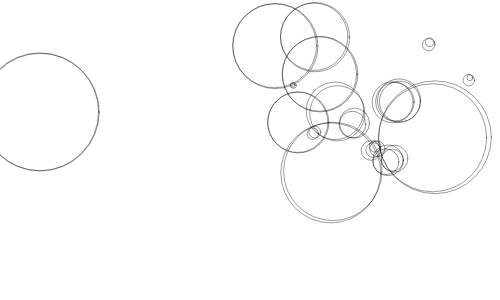
Frame 1 (no input)
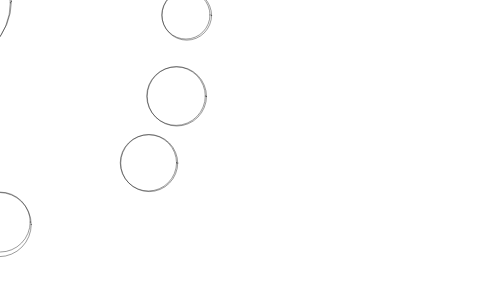
Frame 60 (no input)
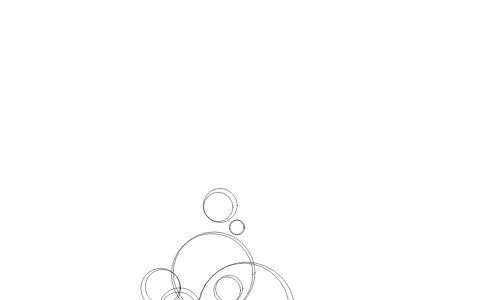
Frame 120 (the mouse pressed at the canvas centre since frame 60)

The p5.js sketch that drew these frames (run headless with seeded random() and noise() and a simulated clock; from frame 60 on, the mouse is pressed at the canvas centre):

// p5.js sketch
// ── sketch.js
let int_num = 10;
let width = 500;
let height = 300;
let circle_arr = [];

class Circle {

  constructor() {
    this.x = random(width);
    this.y = random(height);
    this.radius = random(100) + 10;
    this.linecol = color(random(255), random(255), random(255));
    this.filcol = [random(255), random(255), random(255)];
    this.alph = random(255);
    this.xmove = random(10) - 5;
    this.ymove = random(10) - 5;
  }

  drawMe() {
    noStroke();
    fill(...this.filcol, this.alph);
    ellipse(this.x, this.y, this.radius * 2, this.radius * 2);
    stroke(this.linecol, 150);
    noFill();
    ellipse(this.x, this.y, 10, 10);
  }

  updateMe() {
    this.x += this.xmove;
    this.y += this.ymove;
    if (this.x > (width + this.radius)) { this.x = 0 - this.radius; }
    if (this.x < (0 - this.radius)) { this.x = width + this.radius; }
    if (this.y > (height + this.radius)) { this.y = 0 - this.radius; }
    if (this.y < (0 - this.radius)) { this.y = height + this.radius; }
    // let touching = false;
    for (let i = 0; i < circle_arr.length; i++) {
      // otherCirc = ;
      if (circle_arr[i] != this) {
        let dis = dist(this.x, this.y, circle_arr[i].x, circle_arr[i].y);
        // if ((dis - this.radius - circle_arr[i].radius) < 0) {
        //   touching = true;
        //   break;
        // }
        let overlap = dis - this.radius - circle_arr[i].radius;
        if (overlap < 0) {
          let midx = (this.x + circle_arr[i].x) / 2;
          let midy = (this.y + circle_arr[i].y) / 2;
          stroke(0, 100);
          noFill();
          overlap *= -1;
          ellipse(midx, midy, overlap, overlap);
        }
      }
    }
    // if (touching) {
    //   if (this.alph > 0) { this.alph--; }
    // } else {
    //   if (this.alph < 255) { this.alph += 2; }
    // }
    // this.drawMe();
  }

}

function setup() {
  createCanvas(width, height);
  background(255);
  strokeWeight(1);
  fill(150, 50);
  drawCircles();
}


function draw() {
  background(255);
  for (let i = 0; i < circle_arr.length; i++) {
    thisCirc = circle_arr[i];
    thisCirc.updateMe();
  }
}

function mouseReleased() {
  drawCircles();
  console.log(circle_arr.length);
}

function drawCircles() {
  for (let i = 0; i < int_num; i++) {
    thisCirc = new Circle();
    // thisCirc.drawMe();
    circle_arr.push(thisCirc);
  }
}
